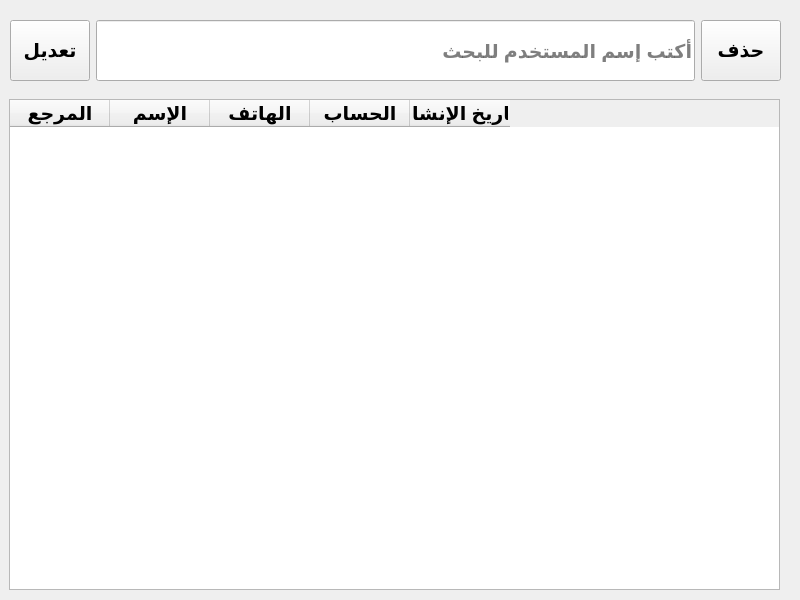
<?xml version="1.0" encoding="UTF-8"?>
<ui version="4.0">
 <class>Form</class>
 <widget class="QWidget" name="Form">
  <property name="geometry">
   <rect>
    <x>0</x>
    <y>0</y>
    <width>800</width>
    <height>600</height>
   </rect>
  </property>
  <property name="minimumSize">
   <size>
    <width>800</width>
    <height>600</height>
   </size>
  </property>
  <property name="maximumSize">
   <size>
    <width>800</width>
    <height>600</height>
   </size>
  </property>
  <property name="windowTitle">
   <string>Form</string>
  </property>
  <widget class="QWidget" name="horizontalLayoutWidget">
   <property name="geometry">
    <rect>
     <x>10</x>
     <y>20</y>
     <width>771</width>
     <height>61</height>
    </rect>
   </property>
   <layout class="QHBoxLayout" name="horizontalLayout">
    <item>
     <widget class="QPushButton" name="edit_btn">
      <property name="sizePolicy">
       <sizepolicy hsizetype="Minimum" vsizetype="Expanding">
        <horstretch>0</horstretch>
        <verstretch>0</verstretch>
       </sizepolicy>
      </property>
      <property name="font">
       <font>
        <pointsize>14</pointsize>
        <bold>true</bold>
       </font>
      </property>
      <property name="text">
       <string>تعديل</string>
      </property>
     </widget>
    </item>
    <item>
     <widget class="QLineEdit" name="search_box">
      <property name="sizePolicy">
       <sizepolicy hsizetype="Expanding" vsizetype="Expanding">
        <horstretch>0</horstretch>
        <verstretch>0</verstretch>
       </sizepolicy>
      </property>
      <property name="maximumSize">
       <size>
        <width>600</width>
        <height>16777215</height>
       </size>
      </property>
      <property name="font">
       <font>
        <pointsize>14</pointsize>
        <bold>true</bold>
       </font>
      </property>
      <property name="placeholderText">
       <string>أكتب إسم المستخدم للبحث</string>
      </property>
     </widget>
    </item>
    <item>
     <widget class="QPushButton" name="delete_btn">
      <property name="sizePolicy">
       <sizepolicy hsizetype="Minimum" vsizetype="Expanding">
        <horstretch>0</horstretch>
        <verstretch>0</verstretch>
       </sizepolicy>
      </property>
      <property name="font">
       <font>
        <pointsize>14</pointsize>
        <bold>true</bold>
       </font>
      </property>
      <property name="text">
       <string>حذف</string>
      </property>
     </widget>
    </item>
   </layout>
  </widget>
  <widget class="QWidget" name="verticalLayoutWidget">
   <property name="geometry">
    <rect>
     <x>9</x>
     <y>99</y>
     <width>771</width>
     <height>491</height>
    </rect>
   </property>
   <layout class="QVBoxLayout" name="verticalLayout">
    <item>
     <widget class="QTableWidget" name="items_table">
      <property name="font">
       <font>
        <pointsize>14</pointsize>
        <bold>true</bold>
       </font>
      </property>
      <column>
       <property name="text">
        <string>المرجع</string>
       </property>
      </column>
      <column>
       <property name="text">
        <string>الإسم</string>
       </property>
      </column>
      <column>
       <property name="text">
        <string>الهاتف</string>
       </property>
      </column>
      <column>
       <property name="text">
        <string>الحساب</string>
       </property>
      </column>
      <column>
       <property name="text">
        <string>تاريخ الإنشاء</string>
       </property>
      </column>
     </widget>
    </item>
   </layout>
  </widget>
 </widget>
 <resources/>
 <connections/>
</ui>
